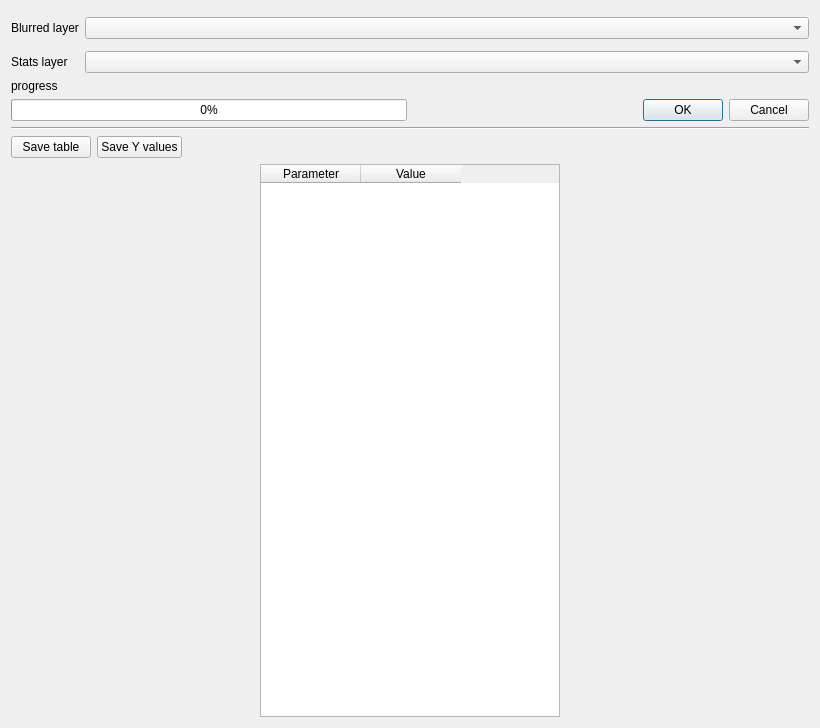
<?xml version="1.0" encoding="UTF-8"?>
<ui version="4.0">
 <class>Stats</class>
 <widget class="QWidget" name="Stats">
  <property name="geometry">
   <rect>
    <x>0</x>
    <y>0</y>
    <width>820</width>
    <height>728</height>
   </rect>
  </property>
  <property name="windowTitle">
   <string notr="true">Form</string>
  </property>
  <layout class="QVBoxLayout" name="verticalLayout">
   <item>
    <layout class="QFormLayout" name="formLayout">
     <property name="fieldGrowthPolicy">
      <enum>QFormLayout::ExpandingFieldsGrow</enum>
     </property>
     <item row="0" column="1">
      <layout class="QHBoxLayout" name="horizontalLayout_4"/>
     </item>
     <item row="3" column="1">
      <layout class="QHBoxLayout" name="horizontalLayout_5"/>
     </item>
     <item row="2" column="1">
      <widget class="QgsMapLayerComboBox" name="comboBox_blurredLayer">
       <property name="sizePolicy">
        <sizepolicy hsizetype="Expanding" vsizetype="Fixed">
         <horstretch>0</horstretch>
         <verstretch>0</verstretch>
        </sizepolicy>
       </property>
      </widget>
     </item>
     <item row="2" column="0">
      <widget class="QLabel" name="label">
       <property name="text">
        <string>Blurred layer</string>
       </property>
      </widget>
     </item>
     <item row="4" column="1">
      <widget class="QgsMapLayerComboBox" name="comboBox_statsLayer">
       <property name="sizePolicy">
        <sizepolicy hsizetype="Expanding" vsizetype="Fixed">
         <horstretch>0</horstretch>
         <verstretch>0</verstretch>
        </sizepolicy>
       </property>
      </widget>
     </item>
     <item row="4" column="0">
      <widget class="QLabel" name="label_2">
       <property name="text">
        <string>Stats layer</string>
       </property>
      </widget>
     </item>
    </layout>
   </item>
   <item>
    <widget class="QLabel" name="label_progressStats">
     <property name="text">
      <string notr="true">progress</string>
     </property>
    </widget>
   </item>
   <item>
    <layout class="QHBoxLayout" name="horizontalLayout_2">
     <item>
      <widget class="QProgressBar" name="progressBar_stats">
       <property name="value">
        <number>0</number>
       </property>
      </widget>
     </item>
     <item>
      <widget class="QDialogButtonBox" name="buttonBox_stats">
       <property name="standardButtons">
        <set>QDialogButtonBox::Cancel|QDialogButtonBox::Ok</set>
       </property>
       <property name="centerButtons">
        <bool>false</bool>
       </property>
      </widget>
     </item>
    </layout>
   </item>
   <item>
    <widget class="Line" name="line">
     <property name="orientation">
      <enum>Qt::Horizontal</enum>
     </property>
    </widget>
   </item>
   <item>
    <layout class="QHBoxLayout" name="horizontalLayout_3">
     <item>
      <widget class="QPushButton" name="pushButton_saveTable">
       <property name="text">
        <string>Save table</string>
       </property>
      </widget>
     </item>
     <item>
      <widget class="QPushButton" name="pushButton_saveYValues">
       <property name="text">
        <string>Save Y values</string>
       </property>
      </widget>
     </item>
     <item>
      <spacer name="horizontalSpacer">
       <property name="orientation">
        <enum>Qt::Horizontal</enum>
       </property>
       <property name="sizeHint" stdset="0">
        <size>
         <width>40</width>
         <height>20</height>
        </size>
       </property>
      </spacer>
     </item>
    </layout>
   </item>
   <item>
    <layout class="QHBoxLayout" name="horizontalLayout">
     <item>
      <widget class="QTableWidget" name="tableWidget">
       <property name="minimumSize">
        <size>
         <width>200</width>
         <height>0</height>
        </size>
       </property>
       <property name="maximumSize">
        <size>
         <width>300</width>
         <height>16777215</height>
        </size>
       </property>
       <attribute name="verticalHeaderVisible">
        <bool>false</bool>
       </attribute>
       <column>
        <property name="text">
         <string>Parameter</string>
        </property>
       </column>
       <column>
        <property name="text">
         <string>Value</string>
        </property>
       </column>
      </widget>
     </item>
     <item>
      <layout class="QVBoxLayout" name="layout_plot"/>
     </item>
    </layout>
   </item>
  </layout>
 </widget>
 <customwidgets>
  <customwidget>
   <class>QgsMapLayerComboBox</class>
   <extends>QComboBox</extends>
   <header>qgsmaplayercombobox.h</header>
  </customwidget>
 </customwidgets>
 <resources>
  <include location="../../../../../../plugins/GeoHealth/resources/resources.qrc"/>
 </resources>
 <connections/>
</ui>
